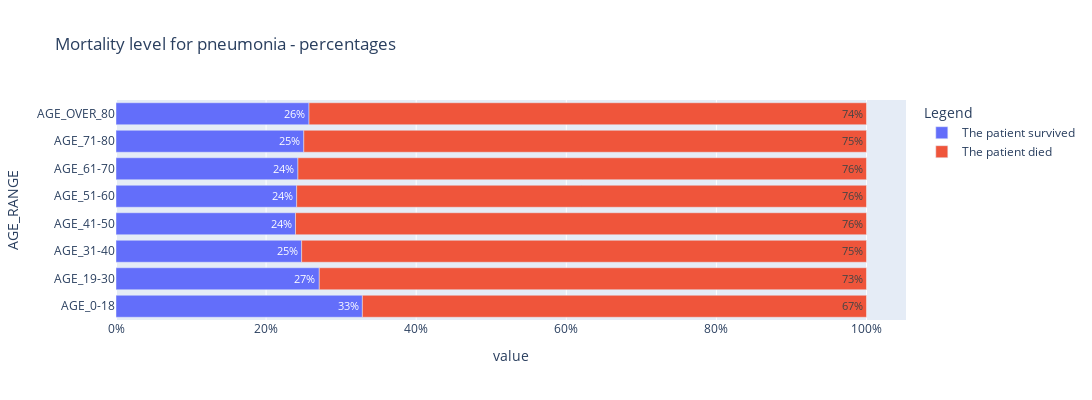

The notebook cell saved with this chart:
### Code cell
import plotly.express as px

ct4 = pd.crosstab(df_small_2['AGE_RANGE'],df_small_2['PNEUMONIA'], normalize='index')
data = ct4
fig = px.bar(data, title="Mortality level for pneumonia - percentages", text_auto=True, orientation='h', width=1200, height=400)
fig.update_layout(legend=dict(
    title="Legend"
) )
newnames = {'1.0':'The patient died', '0.0': 'The patient survived'}
fig.for_each_trace(lambda t: t.update(name = newnames[t.name]))
fig.update_layout(
    xaxis={
        'tickformat': '.0%'
    }
)
fig.show()

### Figure 1 — Plotly figure (JSON) as saved in the notebook; plotly's stock layout.template omitted (floating-point values rounded to 4 significant figures)
{"data": [{"alignmentgroup": "True", "hovertemplate": "PNEUMONIA=0.0<br>value=%{x}<br>AGE_RANGE=%{y}<extra></extra>", "legendgroup": "0.0", "marker": {"color": "#636efa", "pattern": {"shape": ""}}, "name": "The patient survived", "offsetgroup": "0.0", "orientation": "h", "showlegend": true, "textposition": "auto", "texttemplate": "%{x}", "type": "bar", "x": [0.3283, 0.2709, 0.2473, 0.2392, 0.2407, 0.2424, 0.2502, 0.2572], "xaxis": "x", "y": ["AGE_0-18", "AGE_19-30", "AGE_31-40", "AGE_41-50", "AGE_51-60", "AGE_61-70", "AGE_71-80", "AGE_OVER_80"], "yaxis": "y"}, {"alignmentgroup": "True", "hovertemplate": "PNEUMONIA=1.0<br>value=%{x}<br>AGE_RANGE=%{y}<extra></extra>", "legendgroup": "1.0", "marker": {"color": "#EF553B", "pattern": {"shape": ""}}, "name": "The patient died", "offsetgroup": "1.0", "orientation": "h", "showlegend": true, "textposition": "auto", "texttemplate": "%{x}", "type": "bar", "x": [0.6717, 0.7291, 0.7527, 0.7608, 0.7593, 0.7576, 0.7498, 0.7428], "xaxis": "x", "y": ["AGE_0-18", "AGE_19-30", "AGE_31-40", "AGE_41-50", "AGE_51-60", "AGE_61-70", "AGE_71-80", "AGE_OVER_80"], "yaxis": "y"}], "layout": {"barmode": "relative", "height": 400, "legend": {"title": {"text": "Legend"}, "tracegroupgap": 0}, "title": {"text": "Mortality level for pneumonia - percentages"}, "width": 1200, "xaxis": {"anchor": "y", "autorange": true, "domain": [0, 1], "range": [0, 1.053], "tickformat": ".0%", "title": {"text": "value"}, "type": "linear"}, "yaxis": {"anchor": "x", "autorange": true, "domain": [0, 1], "range": [-0.5, 7.5], "title": {"text": "AGE_RANGE"}, "type": "category"}}}
